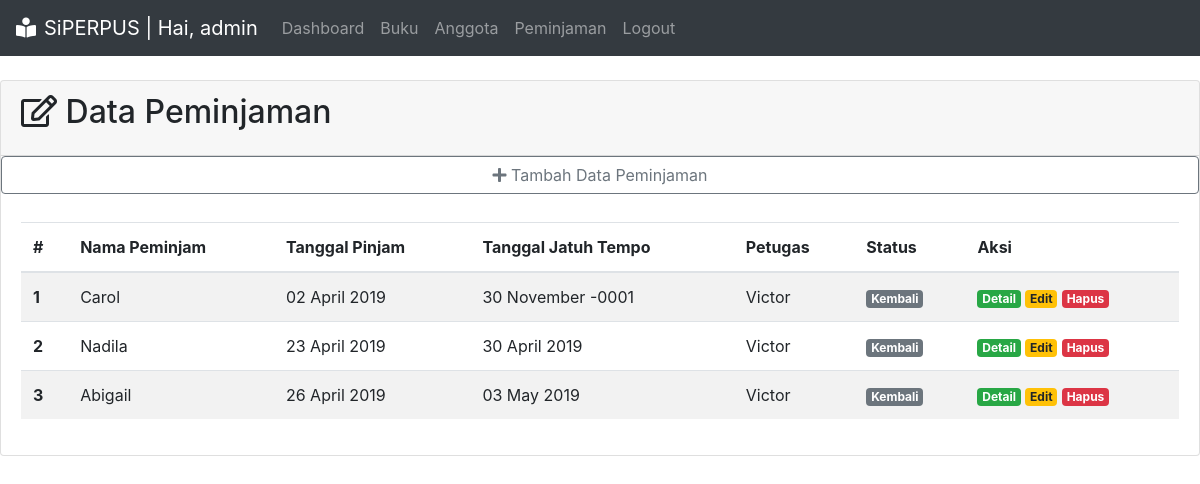
Page /transaksi/index.php on the committed database.
### tables this page shows
CREATE TABLE `peminjaman` (
  `id_pinjam` int(3) NOT NULL,
  `id_anggota` int(3) NOT NULL,
  `id_buku` int(3) DEFAULT NULL,
  `tgl_pinjam` date NOT NULL,
  `tgl_kembali` date DEFAULT NULL,
  `tgl_jatuh_tempo` date NOT NULL,
  `denda` int(10) NOT NULL DEFAULT 0,
  `status` enum('Dipinjam','Kembali') NOT NULL DEFAULT 'Dipinjam',
  `id_petugas` int(3) DEFAULT NULL
);

CREATE TABLE `anggota` (
  `id_anggota` int(3) NOT NULL,
  `nama` varchar(50) NOT NULL,
  `kelas` varchar(5) NOT NULL,
  `telp` varchar(13) NOT NULL,
  `username` varchar(10) NOT NULL,
  `password` varchar(10) NOT NULL,
  `id_level` int(3) DEFAULT NULL
);

CREATE TABLE `petugas` (
  `id_petugas` int(3) NOT NULL,
  `nama_petugas` varchar(50) NOT NULL,
  `username` varchar(8) NOT NULL,
  `password` varchar(8) NOT NULL,
  `telp` varchar(13) NOT NULL,
  `id_level` int(3) DEFAULT NULL
);

### transaksi/index.php (the view, shortened to what this page needs)
<?php
include '../koneksi.php';
$sql = "SELECT * FROM peminjaman INNER JOIN anggota
        ON peminjaman.id_anggota = anggota.id_anggota
        INNER JOIN petugas ON peminjaman.id_petugas = petugas.id_petugas
        ORDER BY peminjaman.tgl_pinjam";
$res = mysqli_query($kon, $sql);
$pinjam = array();
while ($data = mysqli_fetch_assoc($res)){
    $pinjam[] = $data;
}
include '../aset/header.php';
?>
    <div class="card">
        <div class="card-header">
            <h2 class="card-title"> <i class="far fa-edit"></i> Data Peminjaman</h2>
        </div>
        <a class="btn btn-outline-secondary mb-2" href="form-pinjam.php" role="button"><i class="fas fa-plus"></i> Tambah Data Peminjaman</a>
        <div class="card-body">
            <table class="table table-striped">
                <thead>
                    <tr>
                    <th scope="col">#</th>
                    <th scope="col">Nama Peminjam</th>
                    <th scope="col">Tanggal Pinjam</th>
                    <th scope="col">Tanggal Jatuh Tempo</th>
                    <th scope="col">Petugas</th>
                    <th scope="col">Status</th>
                    <th scope="col">Aksi</th>
                    </tr>
                </thead>
                <tbody>
                    <?php
                        $no = 1;
                        foreach ($pinjam as $p) { ?>
                            <tr>
                                <th scope="row"><?= $no?></th>
                                <td><?= $p['nama']?></th>
                                <td><?= date('d F Y', strtotime($p['tgl_pinjam']))?></th>
                                <td><?= date('d F Y', strtotime($p['tgl_jatuh_tempo']))?></th>
                                <td><?= $p['nama_petugas']?></td>
                                <td>
                                <span class="badge badge-secondary"><?= $p['status'] ?>
                                </span>
                                </td>
                                <td>
                                    <a href="detail.php?id_pinjam=<?= $p['id_pinjam'] ?>" class="badge badge-success">Detail</a>
                                    <a href="form-edit.php?id_pinjam=<?= $p['id_pinjam']?>" class="badge badge-warning">Edit</a>
                                    <a href="hapus.php?id_pinjam=<?= $p['id_pinjam'] ?>" class="badge badge-danger">Hapus</a>
                                </td>
                            </tr>
                    <?php
                    $no++;
                        }
                    ?>
                </tbody>
        </table>
        </div>
    </div>
<?php
include '../aset/footer.php';
?>

### aset/header.php (shortened to what this page needs)
<!DOCTYPE html>
<html lang="en">
<head>
    <link rel="stylesheet" href="http://localhost/siperpus/aset/bootstrap/css/bootstrap.min.css">
    <link rel="stylesheet" href="http://localhost/siperpus/aset/fontawesome/css/all.min.css">
</head>
<body>
    <nav class="navbar navbar-expand-lg navbar-dark bg-dark">
    <a class="navbar-brand" href="#"><i class="fas fa-book-reader text-white mr-2"></i>SiPERPUS | Hai, admin</a>
    <div class="collapse navbar-collapse" id="navbarNavAltMarkup">
        <div class="navbar-nav">
        <a class="nav-item nav-link" href="http://localhost/siperpus/index.php">Dashboard</a>
        <a class="nav-item nav-link" href="http://localhost/siperpus/buku/index.php">Buku</a>
        <a class="nav-item nav-link" href="http://localhost/siperpus/anggota/index.php">Anggota</a>
        <a class="nav-item nav-link" href="http://localhost/siperpus/transaksi/index.php">Peminjaman</a>
        <a class="nav-item nav-link" href="#" >Logout</a>
        </div>
    </div>
    </nav>

### aset/footer.php (shortened to what this page needs)
</body>
</html>

### rows in the picture
peminjaman: id_anggota.nama "Carol", tgl_pinjam "02 April 2019", tgl_jatuh_tempo "30 November -0001", id_petugas.nama_petugas "Victor", status "Kembali"
peminjaman: id_anggota.nama "Nadila", tgl_pinjam "23 April 2019", tgl_jatuh_tempo "30 April 2019", id_petugas.nama_petugas "Victor", status "Kembali"
peminjaman: id_anggota.nama "Abigail", tgl_pinjam "26 April 2019", tgl_jatuh_tempo "03 May 2019", id_petugas.nama_petugas "Victor", status "Kembali"
